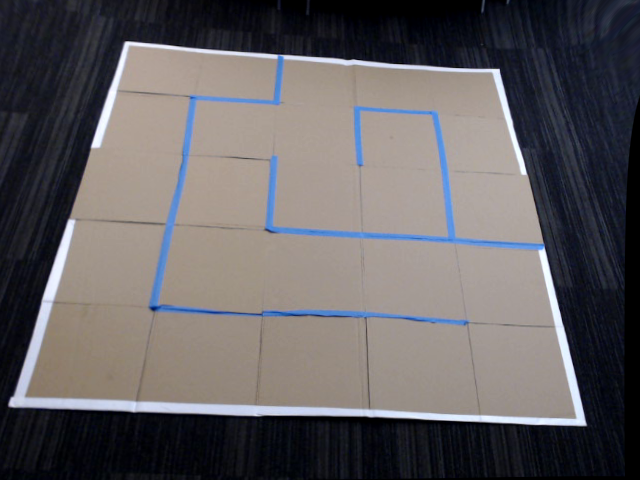
#> input picture src/computer_vision/data/camera_snapshots/snapshot_002.png, 640 x 480 px, found by its file name
$ python hsv_find_corners.py
#> lines starting #> are read from the running program, lines starting #| are printed output that depends on the picture; after the words box and inside, x2 and y2 are one past the last pixel; in counts of white or black regions, pixels touching at a corner belong together
import os
import cv2 as cv
import numpy as np
from cv2 import waitKey
from matplotlib import pyplot as plt

# initialize directory paths
script_dir = os.path.dirname(os.path.abspath(__file__))
img_path = os.path.join(script_dir, '..', '..', '..', 'camera_calibration', 'camera_snapshots', 'snapshot_002.png')
#img_path = os.path.join(script_dir, '..', '..', '..', 'imgs', 'birds-view-maze.jpg')
img = cv.imread(img_path)
#> img is the input picture: shape (480, 640, 3); mean B, G, R 97.2, 94.9, 98.3
if img is None:
    raise FileNotFoundError("Image not found at the specified path.")

# Convert to HSV
hsv = cv.cvtColor(img, cv.COLOR_BGR2HSV)
#> hsv: shape (480, 640, 3); mean H, S, V 62.7, 66.7, 107

# cv.imshow('HSV', hsv)
# waitKey(5000)


lower_white = np.array([0, 0, 115])   # Lower boundary for (H,S,V)
upper_white = np.array([179, 36, 255]) # Upper boundary for (H,S,V)
mask = cv.inRange(hsv, lower_white, upper_white)
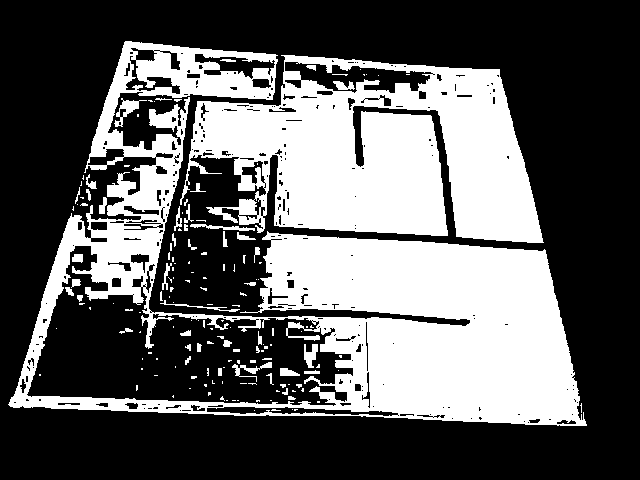
#> mask: shape (480, 640); 37.1% white; 161 white regions (116 under 20 px), largest, box (x1, y1, x2, y2) and area: (8, 41, 587, 426) 67374, (180, 55, 544, 243) 42826, (114, 98, 147, 127) 284

# apply morphological operations to clean up the mask
kernel = cv.getStructuringElement(cv.MORPH_RECT, (3,3))
mask = cv.morphologyEx(mask, cv.MORPH_CLOSE, kernel)
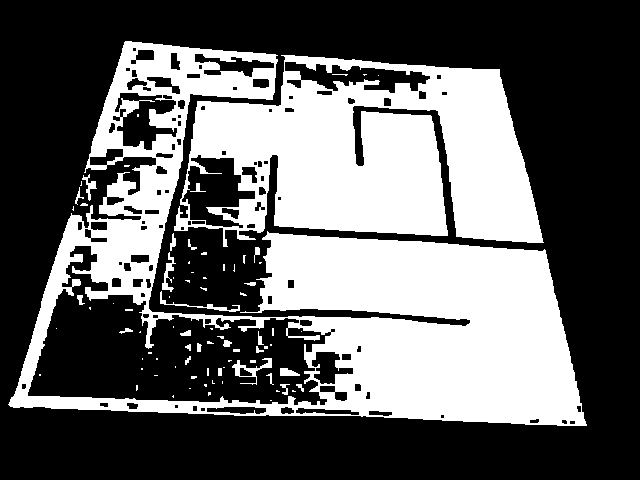
#> mask: shape (480, 640); 38.2% white; 83 white regions (56 under 20 px), largest, box (x1, y1, x2, y2) and area: (8, 41, 587, 426) 70682, (174, 55, 544, 247) 44616, (232, 358, 272, 385) 294
mask = cv.morphologyEx(mask, cv.MORPH_OPEN, kernel)
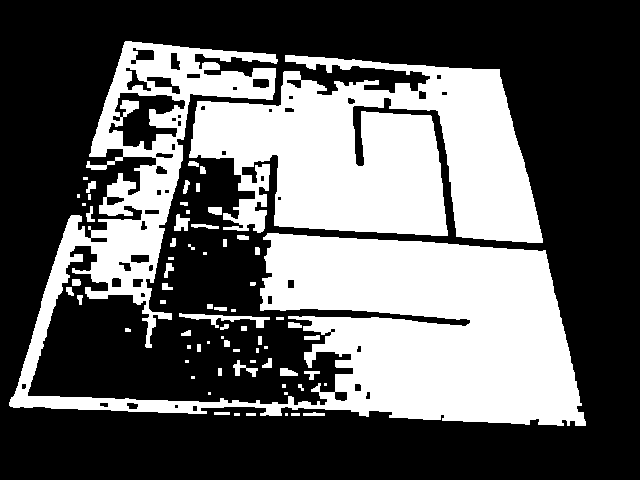
#> mask: shape (480, 640); 37.6% white; 70 white regions (22 under 20 px)

# Find contours of the white regions
contours, hierarchy = cv.findContours(mask, cv.RETR_EXTERNAL, cv.CHAIN_APPROX_SIMPLE)
#> contours = 70 contours, 32 with area under 20; largest, box (x1, y1, x2, y2) and area: (9, 41, 586, 426) 70733, (189, 55, 543, 243) 42754, (179, 313, 270, 328) 354, (174, 214, 190, 231) 142, (233, 360, 258, 377) 120
if not contours:
    print("No contours found in the mask. Adjust the HSV ranges or lighting.")
    exit(1)

# sort contours by area, largest first
contours = sorted(contours, key=cv.contourArea, reverse=True)

maze_contour = None
for cnt in contours:
    perimeter = cv.arcLength(cnt, True)
    epsilon = 0.02 * perimeter  # Adjust as needed for approximation
    approx = cv.approxPolyDP(cnt, epsilon, True)
    if len(approx) == 4:
        maze_contour = approx
        break
#> this loop made 14 passes
#> (perimeter, epsilon, maze_contour) on pass 14: (37.41, 0.748, [[319, 335], [304, 336], [304, 339], [319, 339]])
#> (perimeter, epsilon) on passes 1 to 6: (4804.2, 96.08), (2515.5, 50.31), (230.5, 4.61), (66.49, 1.33), (89.56, 1.79), (45.66, 0.913)

if maze_contour is None:
    print("No quadrilateral found. Try adjusting color ranges or epsilon.")
    exit(1)

# order the corners for consistency
corners = maze_contour.reshape(4, 2)
#> corners = [[319, 335], [304, 336], [304, 339], [319, 339]]

def order_points(pts):
    rect = np.zeros((4, 2), dtype="float32")
    s = pts.sum(axis=1)
#> s = [654, 640, 643, 658]
    rect[0] = pts[np.argmin(s)]
    rect[2] = pts[np.argmax(s)]
    diff = np.diff(pts, axis=1)
#> diff = [16, 32, 35, 20]
    rect[1] = pts[np.argmin(diff)]
    rect[3] = pts[np.argmax(diff)]
    return rect

ordered_corners = order_points(corners)
#> ordered_corners = [[304, 336], [319, 335], [319, 339], [304, 339]]

# Draw the detected corners and contour on the original image
result_img = img.copy()
cv.drawContours(result_img, [maze_contour], -1, (0,255,0), 5)
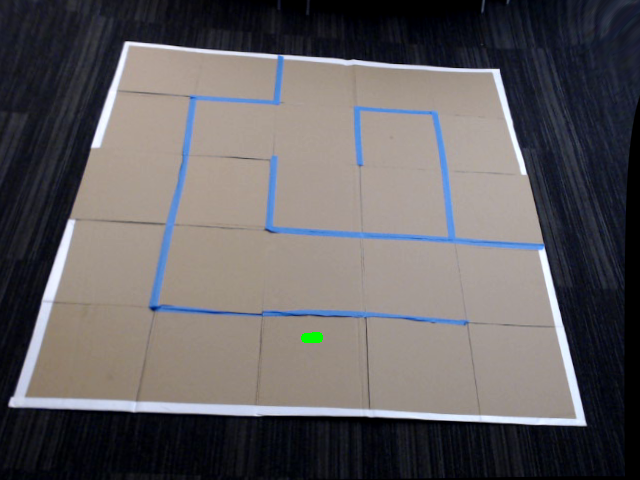
#> result_img: shape (480, 640, 3); 0.07% of pixels changed, all inside (x1, y1, x2, y2) = (301, 332, 323, 343)
for (x, y) in ordered_corners:
    cv.circle(result_img, (int(x), int(y)), 15, (0,0,255), -1)
#> this loop made 4 passes
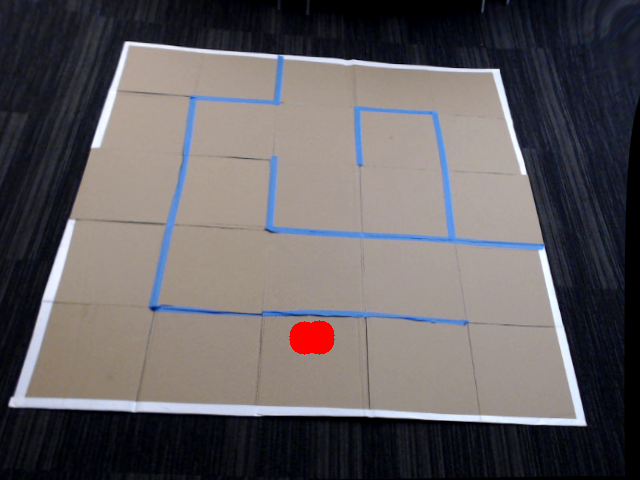
#> result_img: shape (480, 640, 3); 0.42% of pixels changed, all inside (x1, y1, x2, y2) = (289, 320, 335, 355)

# show the results
plt.figure(figsize=(10,5))
plt.subplot(1,2,1)
plt.imshow(cv.cvtColor(img, cv.COLOR_BGR2RGB))
plt.title('Original Image')

# plt.subplot(1,2,2)
# plt.imshow(cv.cvtColor(result_img, cv.COLOR_BGR2RGB))
# plt.title('Detected Maze Corners (Color-Based)')

plt.subplot(1,2,2)
plt.imshow(hsv)
plt.title('HSV Image')

plt.tight_layout()
plt.show()
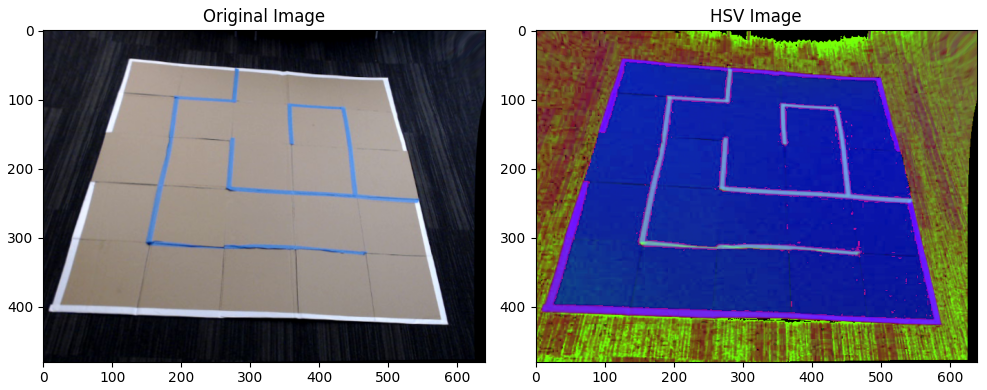
#> figure drawn by matplotlib, 2 panels

print("Found corners (ordered):")
print(ordered_corners)
#| [[304. 336.]
#|  [319. 335.]
#|  [319. 339.]
#|  [304. 339.]]

$ run again, with imgs/birds-view-maze.jpg saved as src/computer_vision/data/camera_snapshots/snapshot_002.png
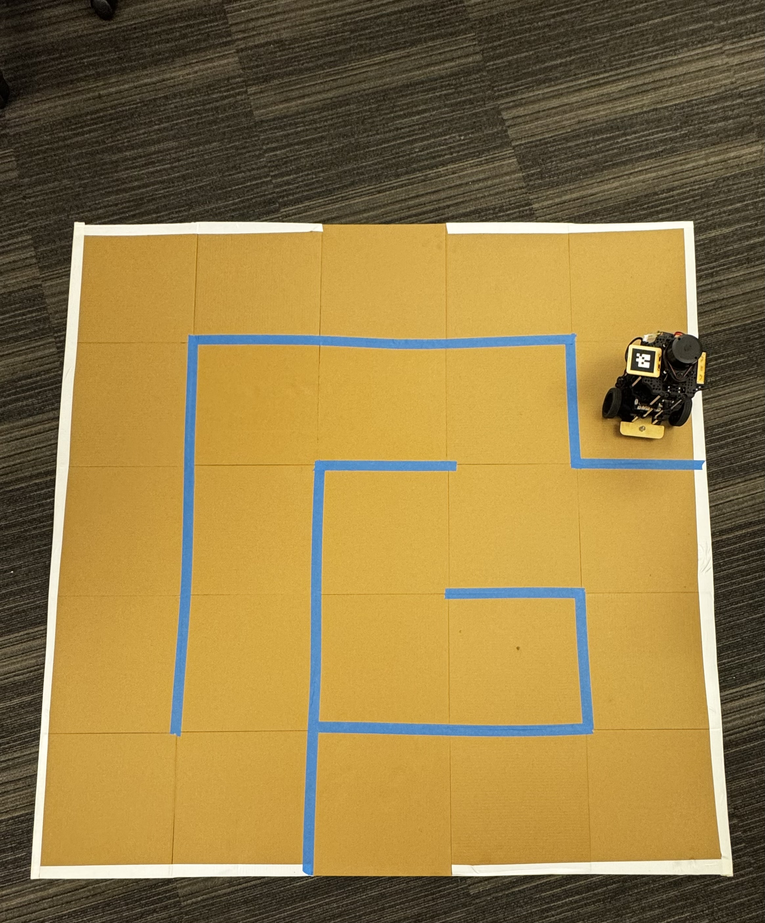
#> input picture imgs/birds-view-maze.jpg, 765 x 923 px, shrunk from 2329 x 2810 before the run, found by its file name
#> img is the input picture: shape (923, 765, 3); mean B, G, R 68.7, 123.3, 148
#> hsv: shape (923, 765, 3); mean H, S, V 23.3, 132.4, 150.9
#> `mask = cv.morphologyEx(mask, cv.MORPH_OPEN, kernel)`:
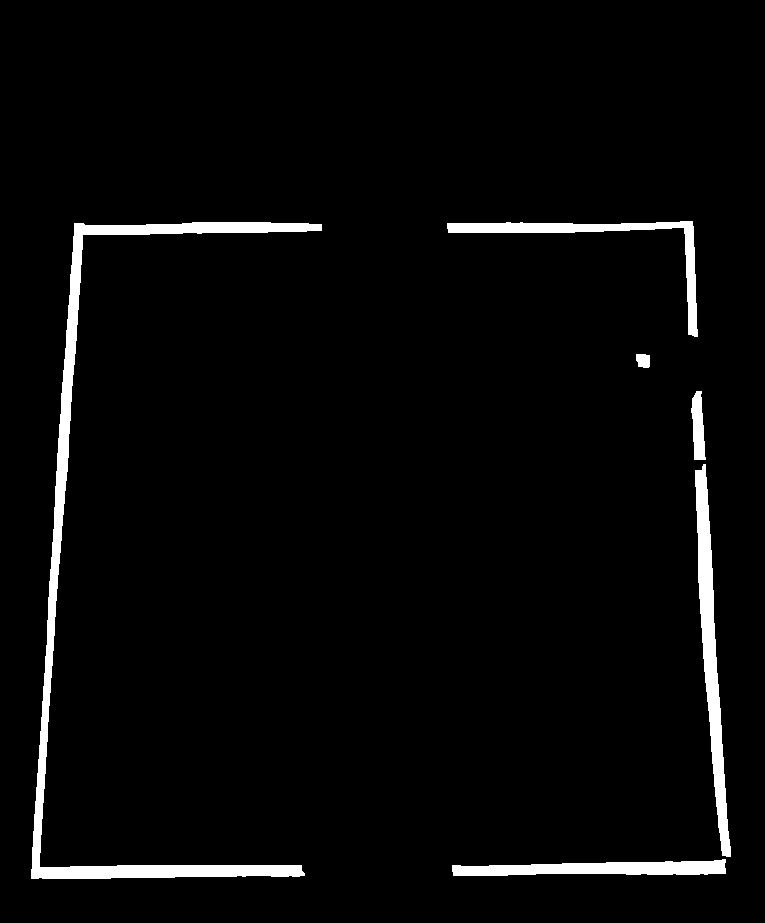
#> mask: shape (923, 765); 3.3% white; 6 white regions
#> contours = 6 contours; box (x1, y1, x2, y2) and area: (31, 222, 322, 879) 10424, (695, 464, 731, 857) 4344, (452, 859, 726, 876) 2900, (447, 221, 698, 337) 2774, (691, 391, 706, 460) 641, (636, 354, 650, 368) 148
#> the loop `for cnt in contours:` made 4 passes
#> (perimeter, epsilon, maze_contour) on pass 4: (730.8, 14.62, [[697, 336], [692, 221], [447, 223], [683, 227]])
#> corners = [[697, 336], [692, 221], [447, 223], [683, 227]]
#> s = [1033, 913, 670, 910]
#> diff = [-361, -471, -224, -456]
#> ordered_corners = [[447, 223], [692, 221], [697, 336], [447, 223]]
#> the loop `for (x, y) in ordered_corners:` made 4 passes
#> `plt.show()`:
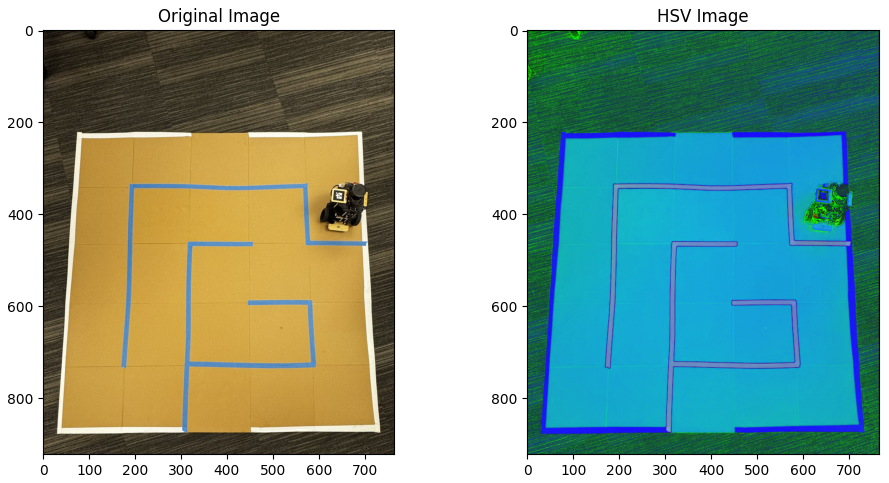
#> figure drawn by matplotlib, 2 panels
#| [[447. 223.]
#|  [692. 221.]
#|  [697. 336.]
#|  [447. 223.]]
